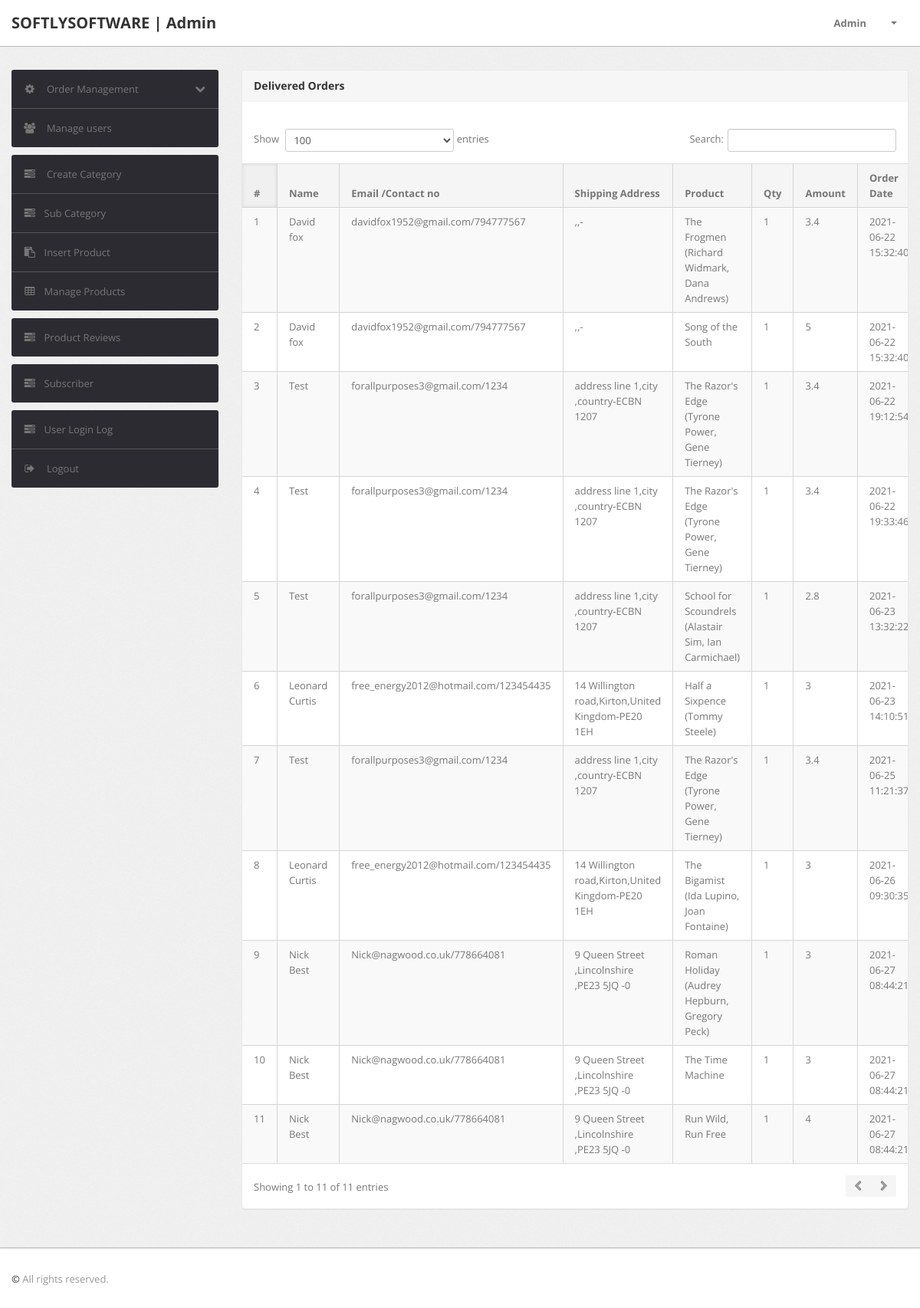
The app's page /admin/delivered-orders.php (signed in) with its own data.
### tables this page shows
CREATE TABLE `orders` (
  `id` int(11) NOT NULL,
  `userId` int(11) DEFAULT NULL,
  `productId` varchar(255) DEFAULT NULL,
  `quantity` int(11) DEFAULT NULL,
  `orderDate` timestamp NOT NULL DEFAULT current_timestamp(),
  `paymentMethod` varchar(50) DEFAULT NULL,
  `orderStatus` varchar(55) DEFAULT NULL,
  `un_id` varchar(255) DEFAULT NULL,
  `final_price` decimal(11,2) DEFAULT NULL
);

CREATE TABLE `users` (
  `id` int(11) NOT NULL,
  `name` varchar(255) DEFAULT NULL,
  `email` varchar(255) DEFAULT NULL,
  `contactno` bigint(11) DEFAULT NULL,
  `password` varchar(255) DEFAULT NULL,
  `shippingAddress` longtext DEFAULT NULL,
  `shippingState` varchar(255) DEFAULT NULL,
  `shippingCity` varchar(255) DEFAULT NULL,
  `shippingPincode` varchar(255) DEFAULT NULL,
  `billingAddress` longtext DEFAULT NULL,
  `billingState` varchar(255) DEFAULT NULL,
  `billingCity` varchar(255) DEFAULT NULL,
  `billingPincode` int(11) DEFAULT NULL,
  `regDate` timestamp NOT NULL DEFAULT current_timestamp(),
  `updationDate` varchar(255) DEFAULT NULL,
  `address_line2` varchar(255) DEFAULT NULL,
  `user_status` int(10) DEFAULT NULL,
  `token` varchar(255) DEFAULT NULL
);

CREATE TABLE `products` (
  `id` int(11) NOT NULL,
  `category` int(11) NOT NULL,
  `subCategory` int(11) DEFAULT NULL,
  `productName` varchar(255) DEFAULT NULL,
  `productCompany` varchar(255) DEFAULT NULL,
  `productPrice` decimal(11,2) DEFAULT NULL,
  `productPriceBeforeDiscount` decimal(11,2) DEFAULT NULL,
  `productDescription` longtext DEFAULT NULL,
  `productImage1` varchar(255) DEFAULT NULL,
  `productImage2` varchar(255) DEFAULT NULL,
  `productImage3` varchar(255) DEFAULT NULL,
  `shippingCharge` decimal(11,2) DEFAULT NULL,
  `productAvailability` varchar(255) DEFAULT NULL,
  `postingDate` timestamp NULL DEFAULT current_timestamp(),
  `updationDate` varchar(255) DEFAULT NULL,
  `featured` varchar(255) DEFAULT NULL,
  `procondition` varchar(255) DEFAULT NULL,
  `stock` int(10) DEFAULT NULL
);

### admin/delivered-orders.php (the view, shortened to what this page needs)
<?php
include('include/config.php');
if (strlen($_SESSION['alogin']) == 0) {
	header('location:index.php');
} else {
?>
	<!DOCTYPE html>
	<html lang="en">
	<head>
		<link type="text/css" href="bootstrap/css/bootstrap.min.css" rel="stylesheet">
		<link type="text/css" href="bootstrap/css/bootstrap-responsive.min.css" rel="stylesheet">
		<link type="text/css" href="css/theme.css" rel="stylesheet">
		<link type="text/css" href="images/icons/css/font-awesome.css" rel="stylesheet">
	</head>
	<body>
		<?php include('include/header.php'); ?>
		<div class="wrapper">
			<div class="container">
				<div class="row">
					<?php include('include/sidebar.php'); ?>
					<div class="span9">
						<div class="content">
							<div class="module">
								<div class="module-head">
									<h3>Delivered Orders</h3>
								</div>
								<div class="module-body table">
									<br />
									<table cellpadding="0" cellspacing="0" border="0" class="datatable-1 table table-bordered table-striped	 display table-responsive">
										<thead>
											<tr>
												<th>#</th>
												<th> Name</th>
												<th width="50">Email /Contact no</th>
												<th>Shipping Address</th>
												<th>Product </th>
												<th>Qty </th>
												<th>Amount </th>
												<th>Order Date</th>
											</tr>
										</thead>
										<tbody>
											<?php
											$st = 'Sent';
											$query = mysqli_query($con, "select users.name as username,users.email as useremail,users.contactno as usercontact,users.shippingAddress as shippingaddress,users.shippingCity as shippingcity,users.shippingState as shippingstate,users.shippingPincode as shippingpincode,products.productName as productname,products.shippingCharge as shippingcharge,orders.quantity as quantity,orders.orderDate as orderdate,products.productPrice as productprice,orders.id as id  from orders join users on  orders.userId=users.id join products on products.id=orders.productId where orders.orderStatus='$st'");
											$cnt = 1;
											while ($row = mysqli_fetch_array($query)) {
											?>
												<tr>
													<td><?php echo htmlentities($cnt); ?></td>
													<td><?php echo htmlentities($row['username']); ?></td>
													<td><?php echo htmlentities($row['useremail']); ?>/<?php echo htmlentities($row['usercontact']); ?></td>
													<td><?php echo htmlentities($row['shippingaddress'] . "," . $row['shippingcity'] . "," . $row['shippingstate'] . "-" . $row['shippingpincode']); ?></td>
													<td><?php echo htmlentities($row['productname']); ?></td>
													<td><?php echo htmlentities($row['quantity']); ?></td>
													<td><?php echo htmlentities($row['quantity'] * $row['productprice'] + $row['shippingcharge']); ?></td>
													<td><?php echo htmlentities($row['orderdate']); ?></td>
												</tr>
											<?php $cnt = $cnt + 1;
											} ?>
										</tbody>
									</table>
								</div>
							</div>
						</div>
					</div>
				</div>
			</div>
		</div>
		<?php include('include/footer.php'); ?>
	</body>
<?php } ?>

### admin/css/theme.css (style rules this page uses)
body { font-size: 13px; font-family: 'Open Sans', Arial, sans-serif; background: #fff; color: #777 }
h1, h2, h3, h4, h5, h6 { color: #333; margin-top: 0 }
h3 { font-size: 20px }
.wrapper { background: url(../images/bg.png) #eee; border-bottom: 1px solid #bbb; -webkit-box-shadow: 0 1px 2px rgba(0,0,0,0.1); -moz-box-shadow: 0 1px 2px rgba(0,0,0,0.1); box-shadow: 0 1px 2px rgba(0,0,0,0.1); padding: 30px 0 }
.module { background: #fff; -webkit-border-radius: 3px; -moz-border-radius: 3px; border-radius: 3px; border: 1px solid #ccc; border-bottom-color: #bbb; -webkit-box-shadow: 0 0 1px rgba(0,0,0,0.2); -moz-box-shadow: 0 0 1px rgba(0,0,0,0.2); box-shadow: 0 0 1px rgba(0,0,0,0.2); margin-bottom: 30px }
.table { margin-bottom: 0 }
.table th, .table td { border-color: #d5d5d5!important }
.table-bordered thead:first-child tr:first-child>th:first-child, .table-bordered tbody:first-child tr:first-child>td:first-child { -webkit-border-top-left-radius: 2px; -moz-border-radius-topleft: 2px; border-top-left-radius: 2px }
.table-bordered thead:last-child tr:last-child>th:first-child, .table-bordered tbody:last-child tr:last-child>td:first-child, .table-bordered tfoot:last-child tr:last-child>td:first-child { -webkit-border-bottom-left-radius: 2px; -moz-border-radius-bottomleft: 2px; border-bottom-left-radius: 2px }
.module { box-shadow: 0 0 3px rgba(0,0,0,.1); border-color: #e9e9e9; margin-bottom: 20px; background-color: #fff; border-radius: 4px; -webkit-box-shadow: 0 1px 1px rgba(0,0,0,.05); box-shadow: 0 1px 1px rgba(0,0,0,.05); }
.module-head { color: #767676; background-color: #f6f6f6; border-color: #e9e9e9; padding: 10px 15px; border-bottom: 1px solid transparent; border-top-right-radius: 3px; border-top-left-radius: 3px; }
.module-head h3 { font-size: 14px; line-height: 20px; height: 20px; margin: 0 }
.module-body { padding: 15px }
.module-body.table { padding: 15px 0 }
.module-body.table .table th, .module-body.table .table td { padding-left: 15px; padding-right: 15px }
.dataTables_wrapper table th { background: #f5f5f5; cursor: pointer }
.dataTables_wrapper table th.sorting_asc, .dataTables_wrapper table th.sorting_desc { background: #f0f0f0; -webkit-box-shadow: 0 0 5px rgba(0,0,0,0.1) inset; -moz-box-shadow: 0 0 5px rgba(0,0,0,0.1) inset; box-shadow: 0 0 5px rgba(0,0,0,0.1) inset }
.dataTables_wrapper .table-bordered { -webkit-border-radius: 0; -moz-border-radius: 0; border-radius: 0; border-left: 0; border-right: 0 }
.dataTables_wrapper .table-bordered thead tr>th:first-child, .dataTables_wrapper .table-bordered tbody tr>td:first-child, .dataTables_wrapper .table-bordered tfoot tr>td:first-child, .dataTables_wrapper .table-bordered tfoot tr>th:first-child { border-left: 0 }
.dataTables_wrapper .table-bordered thead:first-child tr:first-child>th:first-child, .dataTables_wrapper .table-bordered tbody:first-child tr:first-child>td:first-child { -webkit-border-top-left-radius: 0; -moz-border-radius-topleft: 0; border-top-left-radius: 0 }
.dataTables_wrapper .table-bordered thead:last-child tr:last-child>th:first-child, .dataTables_wrapper .table-bordered tbody:last-child tr:last-child>td:first-child, .dataTables_wrapper .table-bordered tfoot:last-child tr:last-child>td:first-child { -webkit-border-bottom-left-radius: 0; -moz-border-radius-bottomleft: 0; border-bottom-left-radius: 0 }

### records on screen
orders: userId.name "David fox", userId.email "davidfox1952@gmail.com", userId.contactno "794777567", userId.shippingPincode ",,-", productId.productName "The Frogmen (Richard Widmark, Dana Andrews)", quantity "1", quantity.shippingCharge "3.4", orderDate "2021-06-22 15:32:40"
orders: userId.name "David fox", userId.email "davidfox1952@gmail.com", userId.contactno "794777567", userId.shippingPincode ",,-", productId.productName "Song of the South", quantity "1", quantity.shippingCharge "5", orderDate "2021-06-22 15:32:40"
orders: userId.name "Test", userId.email "forallpurposes3@gmail.com", userId.contactno "1234", userId.shippingPincode "address line 1,city ,country-ECBN 1207", productId.productName "The Razor's Edge (Tyrone Power, Gene Tierney)", quantity "1", quantity.shippingCharge "3.4", orderDate "2021-06-22 19:12:54"
orders: userId.name "Test", userId.email "forallpurposes3@gmail.com", userId.contactno "1234", userId.shippingPincode "address line 1,city ,country-ECBN 1207", productId.productName "The Razor's Edge (Tyrone Power, Gene Tierney)", quantity "1", quantity.shippingCharge "3.4", orderDate "2021-06-22 19:33:46"
orders: userId.name "Test", userId.email "forallpurposes3@gmail.com", userId.contactno "1234", userId.shippingPincode "address line 1,city ,country-ECBN 1207", productId.productName "School for Scoundrels (Alastair Sim, Ian Carmichael)", quantity "1", quantity.shippingCharge "2.8", orderDate "2021-06-23 13:32:22"
orders: userId.name "Leonard Curtis", userId.email "free_energy2012@hotmail.com", userId.contactno "123454435", userId.shippingPincode "14 Willington road,Kirton,United Kingdom-PE20 1EH", productId.productName "Half a Sixpence (Tommy Steele)", quantity "1", quantity.shippingCharge "3", orderDate "2021-06-23 14:10:51"
orders: userId.name "Test", userId.email "forallpurposes3@gmail.com", userId.contactno "1234", userId.shippingPincode "address line 1,city ,country-ECBN 1207", productId.productName "The Razor's Edge (Tyrone Power, Gene Tierney)", quantity "1", quantity.shippingCharge "3.4", orderDate "2021-06-25 11:21:37"
orders: userId.name "Leonard Curtis", userId.email "free_energy2012@hotmail.com", userId.contactno "123454435", userId.shippingPincode "14 Willington road,Kirton,United Kingdom-PE20 1EH", productId.productName "The Bigamist (Ida Lupino, Joan Fontaine)", quantity "1", quantity.shippingCharge "3", orderDate "2021-06-26 09:30:35"
orders: userId.name "Nick Best", userId.email "Nick@nagwood.co.uk", userId.contactno "778664081", userId.shippingPincode "9 Queen Street ,Lincolnshire ,PE23 5JQ -0", productId.productName "Roman Holiday (Audrey Hepburn, Gregory Peck)", quantity "1", quantity.shippingCharge "3", orderDate "2021-06-27 08:44:21"
orders: userId.name "Nick Best", userId.email "Nick@nagwood.co.uk", userId.contactno "778664081", userId.shippingPincode "9 Queen Street ,Lincolnshire ,PE23 5JQ -0", productId.productName "The Time Machine", quantity "1", quantity.shippingCharge "3", orderDate "2021-06-27 08:44:21"
orders: userId.name "Nick Best", userId.email "Nick@nagwood.co.uk", userId.contactno "778664081", userId.shippingPincode "9 Queen Street ,Lincolnshire ,PE23 5JQ -0", productId.productName "Run Wild, Run Free", quantity "1", quantity.shippingCharge "4", orderDate "2021-06-27 08:44:21"
